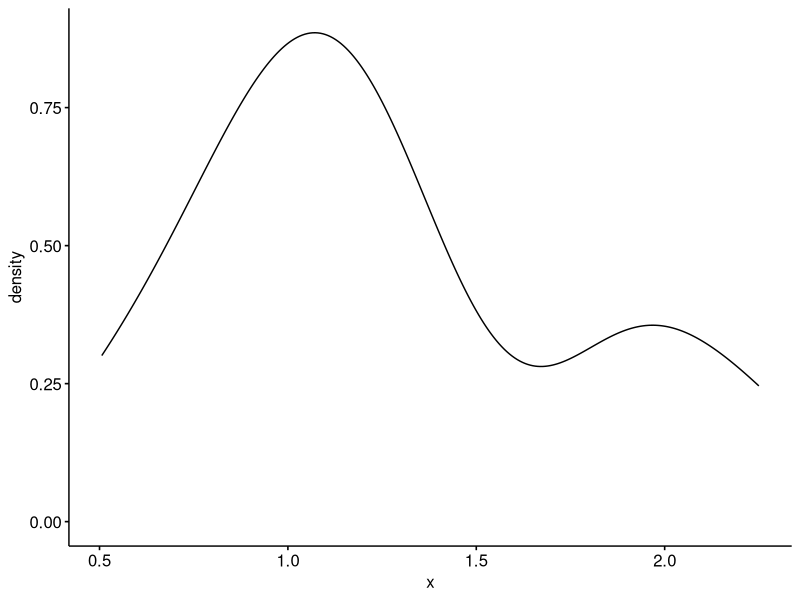
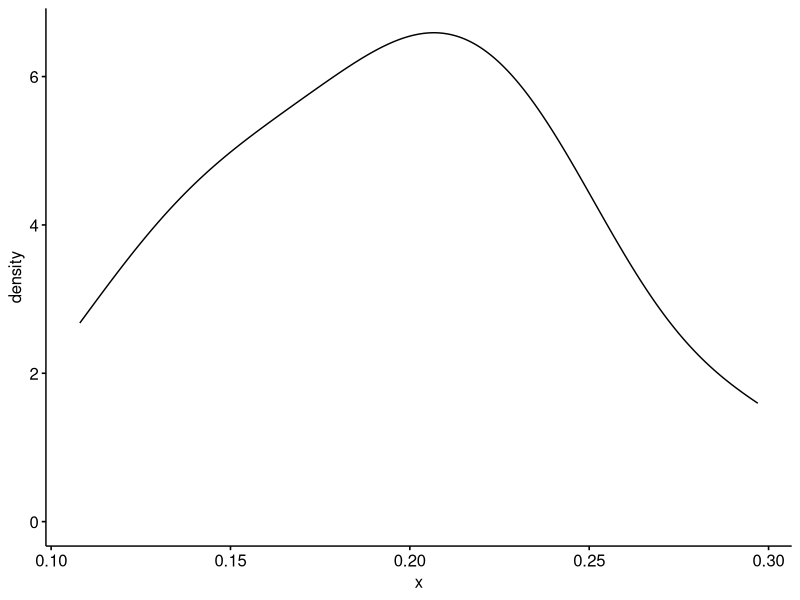
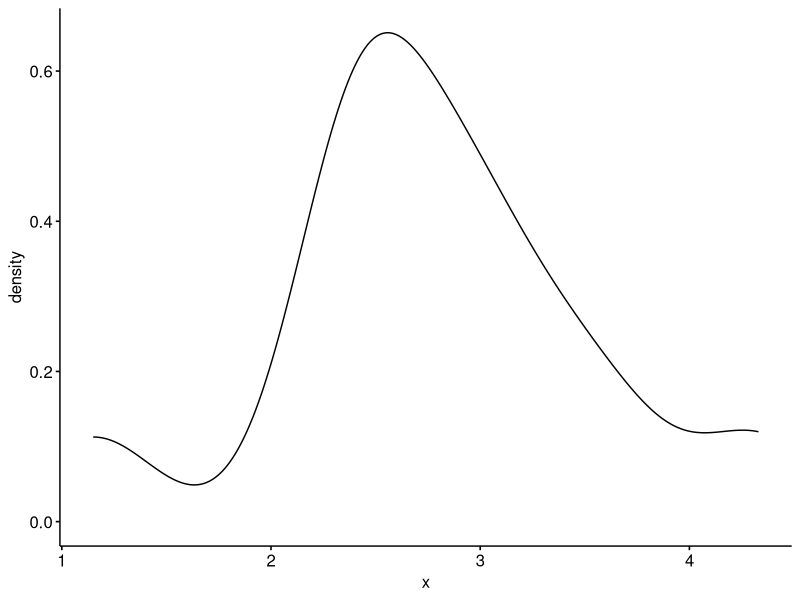
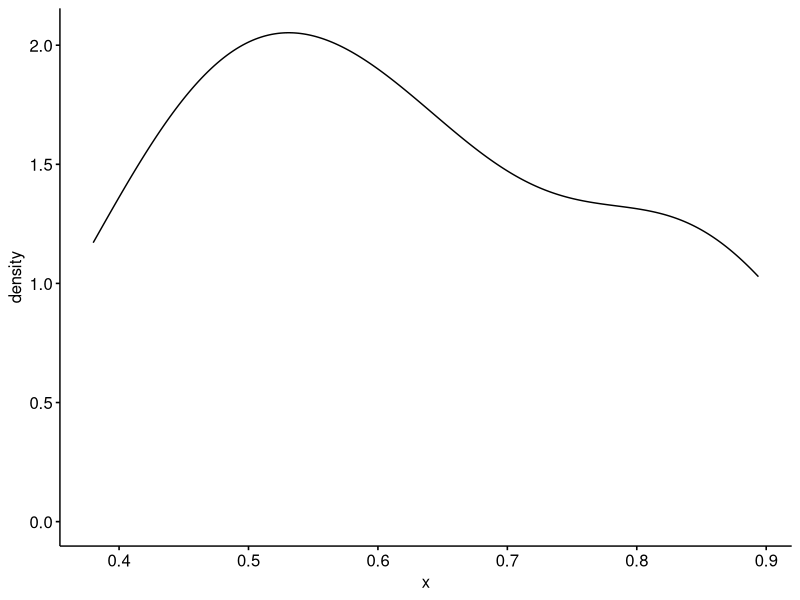
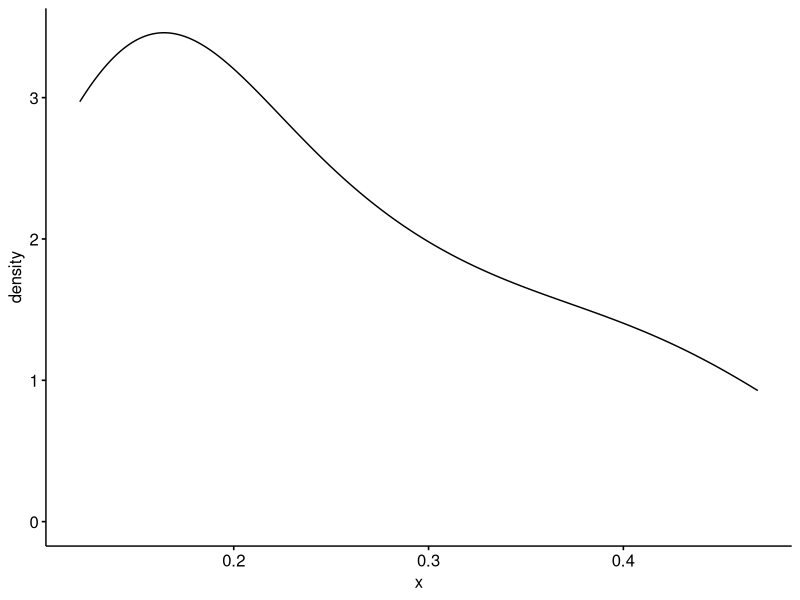
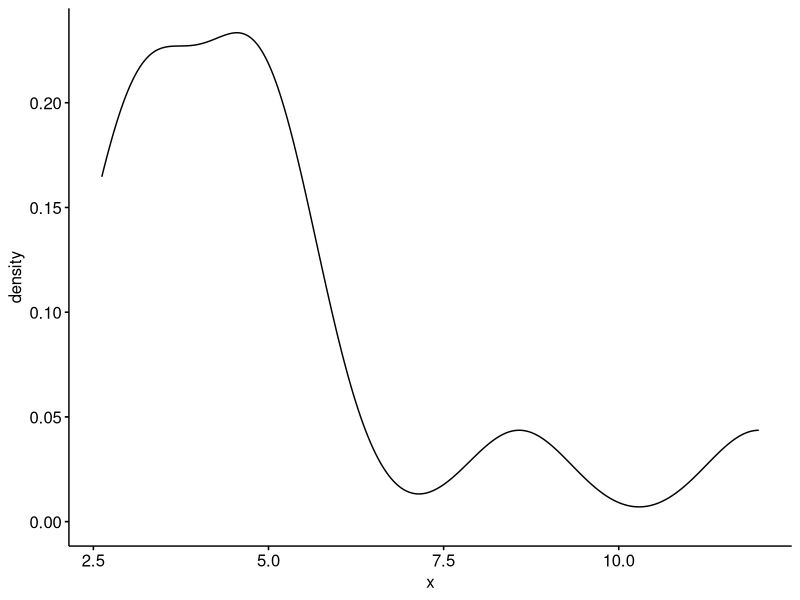
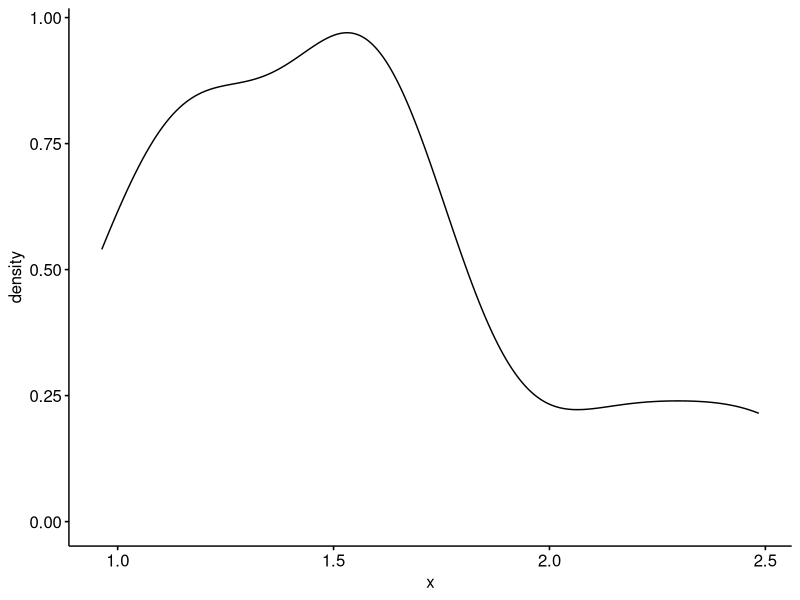

Reproduce these figures in R, in order. (Note: this script raises an error after producing the figures.)
## ---- chunk 1
library(tidyverse)
library(cowplot)
library(multcompView)
library(ggpubr)
## ---- chunk 2
df <- read_csv('../data/2307.DNAyeilds.csv')
dftech <- df %>% filter(Rep == 'TR')
dfbio <- df %>% filter(Rep == 'BR')

dftech.a <- dftech %>% filter(Site == 'AN')
dftech.a$pH <- as.factor(dftech.a$pH)
dftech.b <- dftech %>% filter(Site == 'BB')
dftech.b$pH <- as.factor(dftech.b$pH)
dftech.m <- dftech %>% filter(Site == 'ML')
dftech.m$pH <- as.factor(dftech.m$pH)

dfbio.a <- dfbio %>% filter(Site == 'AN')
dfbio.a$pH <- as.factor(dfbio.a$pH)
dfbio.b <- dfbio %>% filter(Site == 'BB')
dfbio.b$pH <- as.factor(dfbio.b$pH)
dfbio.m <- dfbio %>% filter(Site == 'ML')
dfbio.m$pH <- as.factor(dfbio.m$pH)
## ---- chunk 3
#tech reps - all normally distributed
shapiro.test(dftech.a$Yield) 
ggdensity(dftech.a$Yield)
shapiro.test(dftech.m$Yield) 
ggdensity(dftech.m$Yield)
shapiro.test(dftech.b$Yield) 
ggdensity(dftech.b$Yield)

#bioreps - normal besides wetland which is right skewed

shapiro.test(dfbio.a$Yield) 
ggdensity(dfbio.a$Yield)
shapiro.test(dfbio.m$Yield) 
ggdensity(dfbio.m$Yield)
shapiro.test(dfbio.b$Yield) 
ggdensity(dfbio.b$Yield)

dfbio.b$Yield.tform <- log(dfbio.b$Yield) #log transform right skewed data
shapiro.test(dfbio.b$Yield.tform) 
ggdensity(dfbio.b$Yield.tform)
## ---- chunk 4
#forest
an.tech.mod <- lm(Yield ~ pH, dftech.a)
an.tech.aov <- aov(an.tech.mod)
summary(an.tech.aov) #significant (0.0248)
pairs(emmeans(an.tech.mod, ~pH)) #4 vs 8 is significant


(yieldplots.ang <- dftech.a %>% 
  ggplot(aes(as.factor(pH), Yield)) +
  geom_line(data = . %>% group_by(Site, pH) %>% summarise(Mean = mean(Yield)), aes(y = Mean, group = Site), color = "gray", size = 1) +
  geom_point(aes(fill = as.factor(pH)), pch = 21, alpha = 0.9, size = 3, col = 'black') +
  labs(x ="pH", y= NULL)  +
  theme_linedraw() +
  scale_fill_manual(values = c('goldenrod1','darkolivegreen3','chartreuse4', 'darkcyan'))  + 
  scale_x_discrete(labels=c("4" = "4.5", "5" = "5.5",
                              "6" = "6.5", "8" = "7.5")) +
  theme(text = element_text(size = 15),
        legend.position = "none", panel.grid.major = element_line(color = "gray93"),
    panel.grid.minor = element_line(color = "gray93")) + scale_y_continuous(labels = function(x) sprintf("%.2f", x)) + 
  facet_wrap(~Site, labeller = labeller(Site = c("AN" = "Forest")) ))

(yieldplots.ang.2 <- yieldplots.ang + geom_line(data=tibble(x=c(1,4), y = c(2.6,2.6)), aes (x=x, y=y), inherit.aes = FALSE) + 
  geom_text(data=tibble(x=2.5, y = c(2.7)), aes (x=x, y=y,  label = '*', size = 4), inherit.aes = FALSE))

#wetland
bb.tech.mod <- lm(Yield ~ pH, dftech.b)
bb.tech.aov <- aov(bb.tech.mod)
summary(bb.tech.aov) #not significant


(yieldplots.bod <- dftech.b %>% 
  ggplot(aes(as.factor(pH), Yield)) +
  geom_line(data = . %>% group_by(Site, pH) %>% summarise(Mean = mean(Yield)), aes(y = Mean, group = Site), color = "gray", size = 1) +
  geom_point(aes(fill = as.factor(pH)), pch = 21, alpha = 0.9, size = 3, col = 'black') +
  labs(x =" ", y= NULL)  +
  theme_linedraw() +
  scale_fill_manual(values = c('goldenrod1','darkolivegreen3','chartreuse4', 'darkcyan'))  + 
  scale_x_discrete(labels=c("4" = "4.5", "5" = "5.5",
                              "6" = "6.5", "8" = "7.5")) +
  theme(text = element_text(size = 15),
        legend.position = "none", panel.grid.major = element_line(color = "gray93"),
    panel.grid.minor = element_line(color = "gray93")) + scale_y_continuous(labels = function(x) sprintf("%.2f", x), limits = c(1, 4.75)) + 
  facet_grid(Rep~Site, labeller = labeller(Site = c("BB" = "Wetland"), Rep = c("TR" = "Technical Replicates")) ) )


ml.tech.mod <- lm(Yield ~ pH, dftech.m)
ml.tech.aov <- aov(ml.tech.mod)
summary(ml.tech.aov) #significant (0.0248)
pairs(emmeans(ml.tech.mod, ~pH)) #4 vs 6 is significant 0.0332114


(yieldplots.mgl <- dftech.m %>% 
  ggplot(aes(as.factor(pH), Yield)) +
  geom_line(data = . %>% group_by(Site, pH) %>% summarise(Mean = mean(Yield)), aes(y = Mean, group = Site), color = "gray", size = 1) +
  geom_point(aes(fill = as.factor(pH)), pch = 21, alpha = 0.9, size = 3, col = 'black') +
  labs(x =" ", y= "DNA Yield (ng/uL)")  +
  theme_linedraw() +
  scale_fill_manual(values = c('goldenrod1','darkolivegreen3','chartreuse4', 'darkcyan'))  + 
  scale_x_discrete(labels=c("4" = "4.5", "5" = "5.5",
                              "6" = "6.5", "8" = "7.5")) +
  theme(text = element_text(size = 15),
        legend.position = "none", panel.grid.major = element_line(color = "gray93"),
    panel.grid.minor = element_line(color = "gray93")) + scale_y_continuous(labels = function(x) sprintf("%.2f", x)) + 
  facet_wrap(~Site, labeller = labeller(Site = c("ML" = "Grassland")) ))

(yieldplots.mgl.2 <- yieldplots.mgl + geom_line(data=tibble(x=c(1,3), y = c(0.32,0.32)), aes (x=x, y=y), inherit.aes = FALSE) + 
  geom_text(data=tibble(x=2, y = c(0.33)), aes (x=x, y=y,  label = '*', size = 4), inherit.aes = FALSE))


(together <- plot_grid(yieldplots.mgl.2, yieldplots.ang.2, yieldplots.bod, ncol=3, rel_widths = c(2.5,2.3,2.5)))
## ---- chunk 5
an.bio.mod <- lm(Yield ~ pH + Type, dfbio.a)
an.bio.aov <- aov(an.bio.mod)
summary(an.bio.aov ) #not significant

(yieldplots.ang.bio <- dfbio.a %>% 
  ggplot(aes(as.factor(pH), Yield)) +
  geom_line(data = . %>% group_by(Site, pH) %>% summarise(Mean = mean(Yield)), aes(y = Mean, group = Site), color = "gray", size = 1) +
  geom_point(aes(fill = as.factor(pH), shape = Type), alpha = 0.9, size = 3, col = 'black') +
  labs(x ="pH", y= NULL)  +
  theme_linedraw() +
  scale_fill_manual(values = c('goldenrod1','darkolivegreen3','chartreuse4', 'darkcyan'))  + 
  scale_x_discrete(labels=c("4" = "4.5", "5" = "5.5",
                              "6" = "6.5", "8" = "7.5")) +
  scale_shape_manual(values = c(21,22,24)) +
  theme(text = element_text(size = 15),
        legend.position = "none", panel.grid.major = element_line(color = "gray93"),
    panel.grid.minor = element_line(color = "gray93")) + scale_y_continuous(labels = function(x) sprintf("%.2f", x)) + 
  facet_wrap(~Site, labeller = labeller(Site = c("AN" = "Forest")) ))

(yieldplots.ang.bioreps <- dfbio.a %>% 
  ggplot(aes(Type, Yield)) +
  geom_point(aes(fill = Type), pch = 21, alpha = 0.9, size = 3, col = 'black') +
  labs(x ="Replicate", y= NULL)  +
  theme_linedraw() +
  scale_fill_manual(values = c('azure3','darkslategray', 'darksalmon'))  + 
  theme(text = element_text(size = 15),
        legend.position = "none", panel.grid.major = element_line(color = "gray93"),
    panel.grid.minor = element_line(color = "gray93")) + scale_y_continuous(labels = function(x) sprintf("%.2f", x)) + 
  facet_wrap(~Site, labeller = labeller(Site = c("AN" = "Forest")) ))

#wetland - transformed vs not-transformed - similar results, proceeding with non-transformed to be consistent with graphs
bb.bio.mod <- lm(Yield.tform ~ pH + Type, dfbio.b) #using xformed data (normally distributed)
bb.bio.aov <- aov(bb.bio.mod)
summary(bb.bio.aov) #not significant

bb.bio.glm <- glm(Yield ~ pH + Type, dfbio.b, family = "Gamma") #good for continuous data that is right skewed
summary(bb.bio.glm)
anova(bb.bio.glm, test = 'Chisq') #not significant

(yieldplots.bod.bio <- dfbio.b %>% 
  ggplot(aes(as.factor(pH), Yield)) +
  geom_line(data = . %>% group_by(Site, pH) %>% summarise(Mean = mean(Yield)), aes(y = Mean, group = Site), color = "gray", size = 1) +
  geom_point(aes(fill = as.factor(pH), shape = Type),  alpha = 0.9, size = 3, col = 'black') +
  labs(x =" ", y= NULL)  +
  theme_linedraw() +
  scale_shape_manual(values = c(21,22,24)) +
  scale_fill_manual(values = c('goldenrod1','darkolivegreen3','chartreuse4', 'darkcyan'))  + 
  scale_x_discrete(labels=c("4" = "4.5", "5" = "5.5",
                              "6" = "6.5", "8" = "7.5")) +
  theme(text = element_text(size = 15),
        legend.position = "none", panel.grid.major = element_line(color = "gray93"),
    panel.grid.minor = element_line(color = "gray93")) + #scale_y_continuous(labels = function(x) sprintf("%.2f", x), limits = c(2.4, 14)) + 
  facet_grid(Rep~Site, labeller = labeller(Site = c("BB" = "Wetland"), Rep = c("BR" = "Biological Replicates")) ) ) 

(yieldplots.bod.bioreps <- dfbio.b %>% 
  ggplot(aes(Type, Yield)) +
  geom_point(aes(fill = Type), pch = 21, alpha = 0.9, size = 3, col = 'black') +
  labs(x =" ", y= NULL)  +
  theme_linedraw() +
  scale_fill_manual(values = c('azure3','darkslategray', 'darksalmon'))  + 
  theme(text = element_text(size = 15),
        legend.position = "none", panel.grid.major = element_line(color = "gray93"),
    panel.grid.minor = element_line(color = "gray93")) + scale_y_continuous(labels = function(x) sprintf("%.2f", x)) + 
  facet_grid(Rep~Site, labeller = labeller(Site = c("BB" = "Wetland"), Rep = c("BR" = "Biological Replicates")) ) ) 

#grassland
ml.bio.mod <- lm(Yield ~ pH + Type, dfbio.m) 
ml.bio.aov <- aov(ml.bio.mod)
summary(ml.bio.aov)  #type is singificantly different, pH approaching significance
pairs(emmeans(ml.bio.mod, ~Type)) #1 vs 2 p val 0.0208861, 1 vs 3 0.0480201

(yieldplots.mgl.bio <- dfbio.m %>% 
  ggplot(aes(as.factor(pH), Yield)) +
  geom_line(data = . %>% group_by(Site, pH) %>% summarise(Mean = mean(Yield)), aes(y = Mean, group = Site), color = "gray", size = 1) +
  geom_point(aes(fill = as.factor(pH), shape = Type),alpha = 0.9, size = 3, col = 'black') +
  labs(x =" ", y= "DNA Yield (ng/uL)")  +
  theme_linedraw() +
  scale_shape_manual(values = c(21,22,24)) +
  scale_fill_manual(values = c('goldenrod1','darkolivegreen3','chartreuse4', 'darkcyan'))  + 
  scale_x_discrete(labels=c("4" = "4.5", "5" = "5.5",
                              "6" = "6.5", "8" = "7.5")) +
  theme(text = element_text(size = 15),
        legend.position = "none", panel.grid.major = element_line(color = "gray93"),
    panel.grid.minor = element_line(color = "gray93")) + scale_y_continuous(labels = function(x) sprintf("%.2f", x), limits = c(.1, .6)) + 
  facet_wrap(~Site, labeller = labeller(Site = c("ML" = "Grassland")) ))

(yieldplots.mgl.bioreps <- dfbio.m %>% 
  ggplot(aes(Type, Yield)) +
  geom_point(aes(fill = Type, shape = Type), pch = 21, alpha = 0.9, size = 3, col = 'black') +
  labs(x =" ", y= "DNA Yield (ng/uL)")  +
  theme_linedraw() +
  scale_fill_manual(values = c('azure3','darkslategray', 'darksalmon'))  + 
  theme(text = element_text(size = 15),
        legend.position = "none", panel.grid.major = element_line(color = "gray93"),
    panel.grid.minor = element_line(color = "gray93")) + scale_y_continuous(labels = function(x) sprintf("%.2f", x), limits = c(.1, .6)) + 
  facet_wrap(~Site, labeller = labeller(Site = c("ML" = "Grassland")) ))

(yieldplots.mgl.bioreps.2 <- yieldplots.mgl.bioreps +
    geom_line(data=tibble(x=c(1,2), y = c(.57,.57)), aes (x=x, y=y), inherit.aes = FALSE) +
    geom_line(data=tibble(x=c(1,3), y = c(.53, .53)), aes (x=x, y=y), inherit.aes = FALSE) +
    geom_text(data=tibble(x=1.5, y = c(.58)), aes (x=x, y=y,  label = '*', size = 4), inherit.aes = FALSE) +
    geom_text(data=tibble(x=2, y = c(.54)), aes (x=x, y=y,  label = '*', size = 4), inherit.aes = FALSE))


(together.bio <- plot_grid(yieldplots.mgl.bio, yieldplots.ang.bio, yieldplots.bod.bio, ncol=3, rel_widths = c(2.5,2.3,2.5)))
(together.bio.reps <- plot_grid(yieldplots.mgl.bioreps.2, yieldplots.ang.bioreps, yieldplots.bod.bioreps, ncol=3, rel_widths = c(2.5,2.3,2.5)))
## ---- chunk 6
(combinedyields <- plot_grid(together.bio, together.bio.reps, together, ncol = 1, labels = c('A','B','C')))
ggsave('../Figures/SuppFig4_DNAYields_Allsoils_allreps.pdf', combinedyields, width = 10, height = 10, device = 'pdf')
